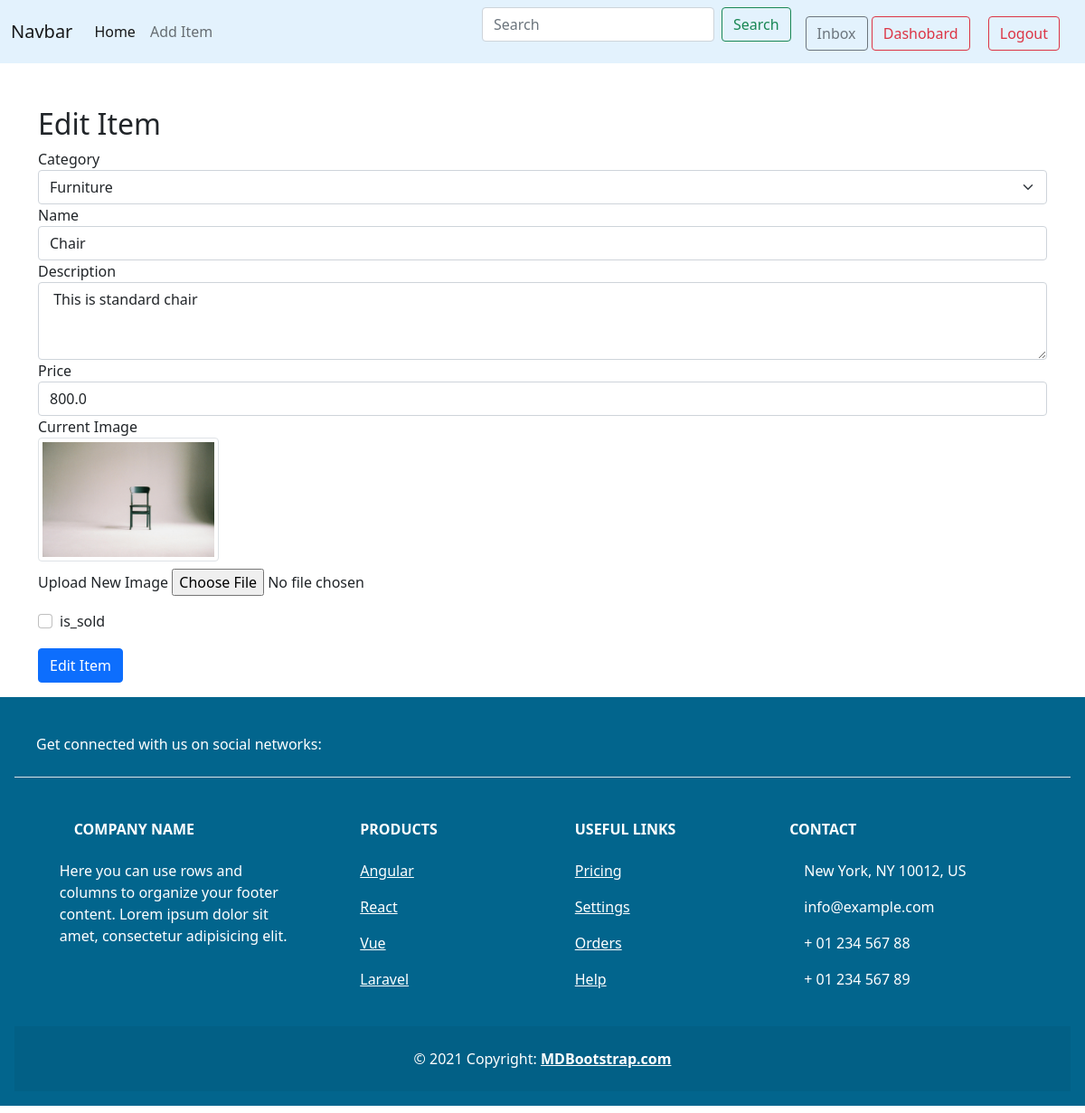
/edit/3 (signed in), run on the app's committed database.
### item/models.py (models this page shows, shortened)
class Items(models.Model):
    category = models.ForeignKey(Category, related_name='items', on_delete=models.CASCADE)
    name = models.CharField(max_length=250)
    description = models.TextField(blank=True, null=True)
    price = models.FloatField()
    image = models.ImageField(upload_to='item_images', blank=True, null= True)
    is_sold = models.BooleanField(default=False)
    created_by = models.ForeignKey(User, on_delete=models.CASCADE, related_name='items')
    created_at = models.DateTimeField(auto_now_add=True)
    class Meta:
        ordering =('name',)
        db_table ='Items'

class Category(models.Model):
    name = models.CharField(max_length=250)
    class Meta:
        ordering =('name',)
        db_table ='Category'

### item/views.py (the view, shortened to what this page needs)
# urls.py: path('edit/<pk>',views.edit_item, name='edit'),
@login_required
def edit_item(request,pk):
    try:
        categories = Category.objects.all()
        item = Items.objects.get(id =pk)
        return render(request, 'item/update_item.html', {'categories': categories, 'item':item} )
    except Exception as exe:
        logger.error(str(exe), exc_info=True)
        return render(request, 'item/update_item.html', {'categories': categories, 'item':item} )

### item/templates/item/update_item.html (shortened to what this page needs)
{% extends 'core/base.html' %}
{% block content %}
<div class="container mt-5">
    <h2>Edit Item</h2>
    <form action="{% url 'edit' item.id %}" method="POST" enctype="multipart/form-data" >
        <div class="form-group">
            <label for="category">Category</label>
            <select class="form-select" id="category" name="category">
                {% for category in categories %}
                <option value="{{ category.name }}" {% if category.name == item.category.name %}selected{% endif %}>
                    {{ category.name }}
                </option>
            {% endfor %}
                </select>
        </div>
        <div class="form-group">
            <label for="name">Name</label>
            <input type="text" class="form-control" id="name" name="name" value="{{item.name}}" required>
        </div>
        <div class="form-group">
            <label for="description">Description</label>
            <textarea class="form-control" id="description" name="description" rows="3" required> {{item.description}}</textarea>
        </div>
        <div class="form-group">
            <label for="price">Price</label>
            <input type="number" class="form-control" id="price" name="price" value="{{item.price}}" step="0.01" required>
        </div>
        <div class="form-group">
            <label for="current-image">Current Image</label><br>
            <img src="{{ item.image.url }}" alt="Current Image" class="img-thumbnail mb-2" style="max-width: 200px;"><br>
            <label for="image">Upload New Image</label>
            <input type="file" class="form-control-file" id="image" name="image">
        </div>
        <div class="form-check mt-3">
            <input class="form-check-input" type="checkbox" id="flexCheckDefault" name="is_sold" {% if item.is_sold %}checked{% endif %}>
            <label class="form-check-label" for="flexCheckDefault">
                is_sold
            </label>
        </div>
        <button type="submit" class="btn btn-primary mt-3">Edit Item</button>
    </form>
</div>
{% endblock content%}

### data on the page
Items: category "Furniture", name "Chair", description "This is standard chair", price "800.0", image (picture)
